Frame 1 (no input): blank canvas, image omitted
Frame 60 (no input): blank canvas, image omitted
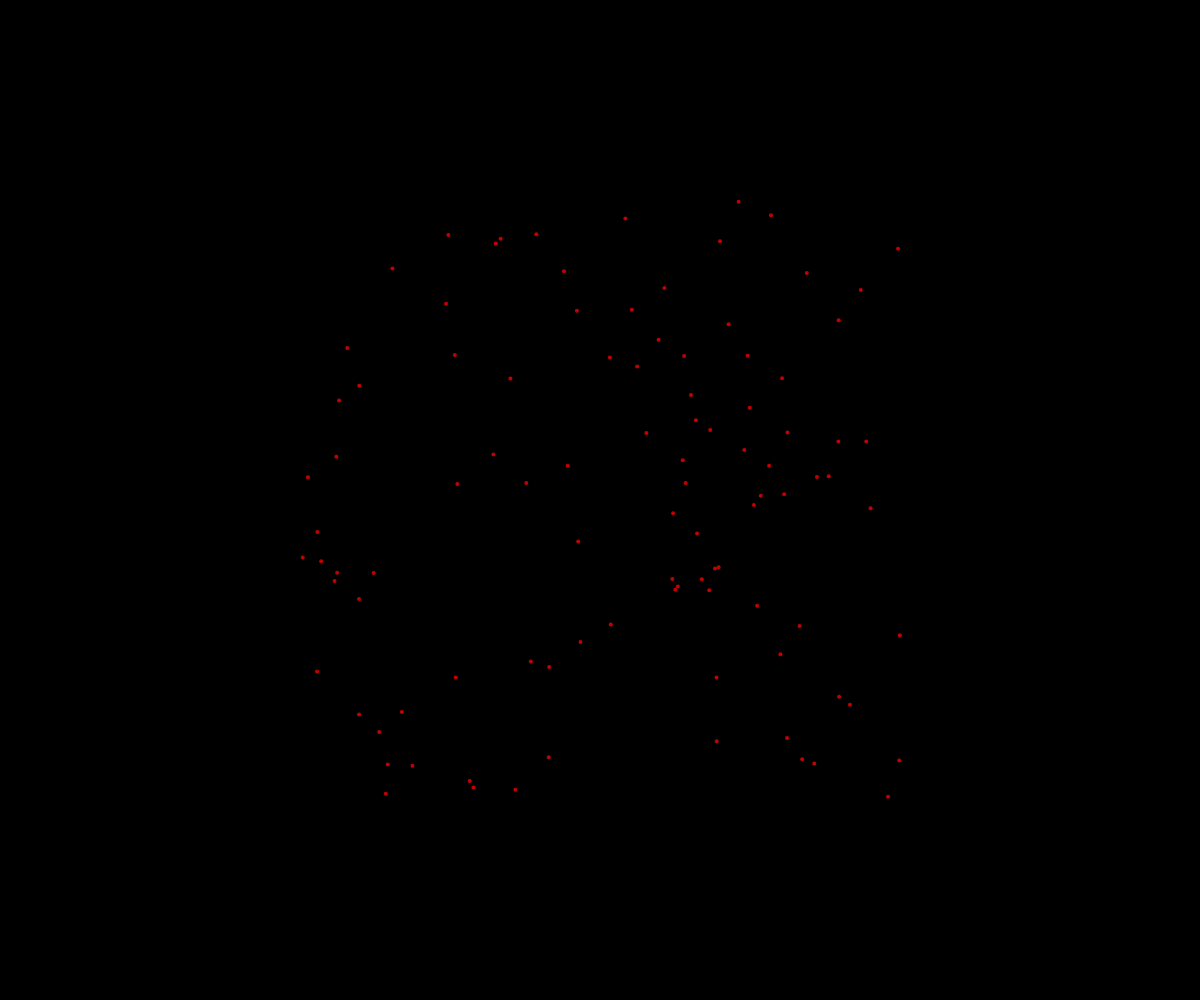
Frame 120 (the mouse pressed at the canvas centre since frame 60)

The p5.js sketch whose frames 1 and 60 were blank and that drew this single picture after the mouse press (run headless with seeded random() and noise() and a simulated clock; from frame 60 on, the mouse is pressed at the canvas centre):

// p5.js sketch
// ── sketch.js
// Firework OOP Demo

let theFireworks = [];

function setup() {
  createCanvas(windowWidth, windowHeight);
}

function draw() {
  background("black");

  //for (let particle of theFireworks) {
    for (let i = theFireworks.length - 1; i >= 0; i--) {
      let particle = theFireworks[i];
      particle.update();
      if (particle.isDead()) {
        //remove from array
        theFireworks.splice(i, 1)
      }
      particle.display();
    }
  }

function mousePressed() {
  for (let i = 0; i < 100; i++) {
    let dx = random(-5, 5);
    let dy = random(-5, 5);
    let someParticle = new Particle(mouseX, mouseY, dx, dy)
    theFireworks.push(someParticle)
  }
}

class Particle {
  constructor(x, y, dx, dy) {
    this.x = x;
    this.y = y;
    this.dy = dy;
    this.dx = dx;
    this.radius = 2;
    this.r = 255;
    this.g = 0;
    this.b = 0;
    this.alpha = 255;
  }

  display() {
    noStroke();
    fill(this.r, this.g, this.b, this.alpha);
    circle(this.x, this.y, this.radius*2)
  }

  update() {
    this.x += this.dx;
    this.y += this.dy;

    //get more transparent
    this.alpha --;
  }

  isDead() {
    return this.alpha <= 0;
  }
}
